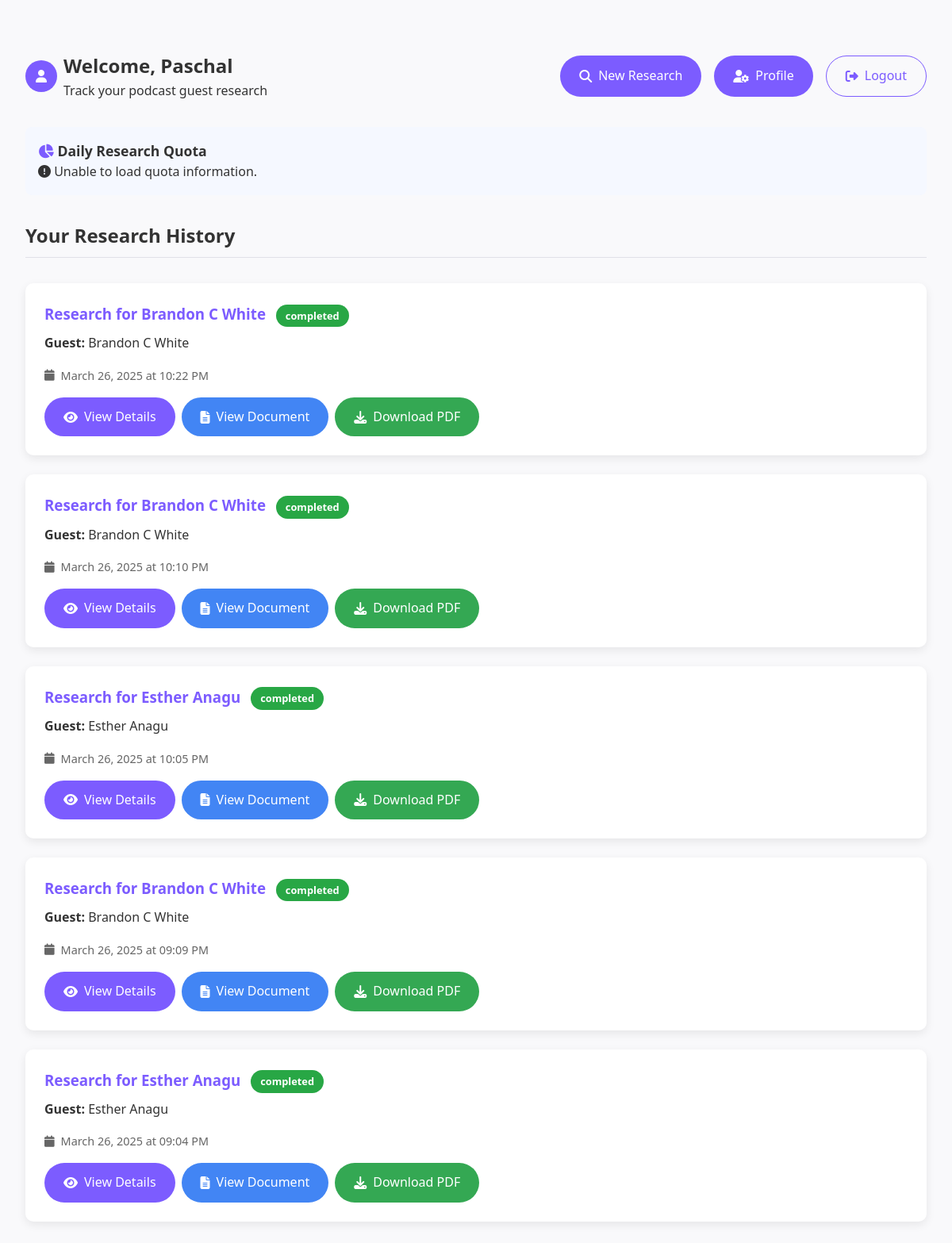
/dashboard (signed in), run on the app's committed database.
### server.py (models this page shows)
class User(db.Model):
    __tablename__ = 'users'  # Explicitly set table name
    id = db.Column(db.Integer, primary_key=True)
    username = db.Column(db.String(80), unique=True, nullable=False)
    email = db.Column(db.String(120), unique=True, nullable=False)
    password_hash = db.Column(db.String(200), nullable=False)
    created_at = db.Column(db.DateTime, default=lambda: datetime.now(timezone.utc))
    researches = db.relationship('Research', backref='user', lazy=True)

class Research(db.Model):
    __tablename__ = 'researches'  # Explicitly set table name
    id = db.Column(db.Integer, primary_key=True)
    session_id = db.Column(db.String(36), unique=True, nullable=False)
    user_id = db.Column(db.Integer, db.ForeignKey('users.id'), nullable=False)  # Updated foreign key
    episode_title = db.Column(db.String(200))
    guest_name = db.Column(db.String(100))
    document_url = db.Column(db.String(500))
    linkedin_url = db.Column(db.String(500))
    twitter_url = db.Column(db.String(500))
    introduction = db.Column(db.Text)
    summary = db.Column(db.Text)
    questions = db.Column(db.Text)
    appearances = db.Column(db.Text)
    status = db.Column(db.String(20), default="pending")  # pending, completed, failed
    created_at = db.Column(db.DateTime, default=lambda: datetime.now(timezone.utc))

### server.py (the view)
@app.route('/dashboard')
@login_required
def dashboard():
    user = User.query.filter_by(username=session['user']).first()
    researches = Research.query.filter_by(user_id=user.id).filter(
        ~Research.episode_title.like('connectivity-test-%')  # Filter out connectivity tests
    ).order_by(Research.created_at.desc()).all()
    return render_template('dashboard.html', researches=researches)

### server.py (called while the page is built)
def login_required(f):
    @wraps(f)
    def decorated_function(*args, **kwargs):
        if 'user' not in session:
            return redirect(url_for('login'))
        return f(*args, **kwargs)
    return decorated_function

### templates/dashboard.html (shortened to what this page needs)
<!DOCTYPE html>
<html lang="en">
<head>
    <link rel="stylesheet" href="{{ url_for('static', filename='css/styles.css') }}">
    <link rel="stylesheet" href="https://cdnjs.cloudflare.com/ajax/libs/font-awesome/6.4.0/css/all.min.css">
</head>
<body>
    <div class="container">
        <div class="dashboard-container">
            <div class="dashboard-header">
                <div class="user-welcome">
                    <div class="user-icon">
                        <i class="fas fa-user"></i>
                    </div>
                    <div>
                        <h2>Welcome, {{ session['user'] }}</h2>
                        <p>Track your podcast guest research</p>
                    </div>
                </div>
                <div class="action-links">
                    <a href="{{ url_for('index') }}" class="action-button">
                        <i class="fas fa-search"></i> New Research
                    </a>
                    <a href="{{ url_for('profile') }}" class="action-button">
                        <i class="fas fa-user-cog"></i> Profile
                    </a>
                    <a href="{{ url_for('logout') }}" class="action-button secondary">
                        <i class="fas fa-sign-out-alt"></i> Logout
                    </a>
                </div>
            </div>
            <div class="quota-info" style="margin-bottom: 2rem; padding: 1rem; background-color: #f5f8ff; border-radius: 8px;">
                <h3 style="margin-top: 0; font-size: 1.1rem;">
                    <i class="fas fa-chart-pie" style="color: var(--primary-color);"></i>
                    Daily Research Quota
                </h3>
                <div id="quota-display">
                </div>
            </div>
            <h2 class="section-title">Your Research History</h2>
            <div class="research-history">
                {% if researches %}
                    {% for research in researches %}
                    <div class="research-card">
                        <h3>
                            {{ research.episode_title }}
                            <span class="status-badge status-{{ research.status }}">{{ research.status }}</span>
                        </h3>
                        {% if research.guest_name %}
                        <p><strong>Guest:</strong> {{ research.guest_name }}</p>
                        {% endif %}
                        <div class="research-meta">
                            <i class="fas fa-calendar"></i>
                            {{ research.created_at.strftime('%B %d, %Y at %I:%M %p') }}
                        </div>
                        <div class="research-actions">
                            <a href="{{ url_for('view_research', research_id=research.id) }}" class="action-button">
                                <i class="fas fa-eye"></i> View Details
                            </a>
                            {% if research.document_url %}
                            <a href="{{ research.document_url }}" target="_blank" class="action-button document-button" style="background-color: #4285F4;">
                                <i class="fas fa-file-alt"></i> View Document
                            </a>
                            {% if research.document_url.find('/d/') > -1 %}
                            {% set doc_id = research.document_url.split('/d/')[1].split('/')[0] %}
                            <a href="https://docs.google.com/document/d/{{ doc_id }}/export?format=pdf" target="_blank" class="action-button download-button" style="background-color: #34A853;">
                                <i class="fas fa-download"></i> Download PDF
                            </a>
                            {% endif %}
                            {% endif %}
                        </div>
                    </div>
                    {% endfor %}
                {% endif %}
            </div>
        </div>
    </div>
</body>
</html>

### static/css/styles.css (style rules this page uses)
:root { --primary-color: #7c5cff; --secondary-color: #5c86ff; --accent-color: #ff5c8d; --text-color: #333; --light-text: #666; --lighter-text: #999; --background-color: #f9f9fb; --card-background: #ffffff; --border-color: #e1e1e8; --success-color: #28a745; --error-color: #dc3545; --warning-color: #ffc107; --box-shadow: 0 4px 12px rgba(0, 0, 0, 0.08); --border-radius: 10px; --transition: all 0.3s ease; }
* { margin: 0; padding: 0; box-sizing: border-box; }
body { font-family: 'Segoe UI', Tahoma, Geneva, Verdana, sans-serif; line-height: 1.6; color: var(--text-color); background-color: var(--background-color); }
.container { max-width: 1200px; margin: 0 auto; padding: 2rem; }

### templates/dashboard.html (style rules this page uses)
.dashboard-container { padding: 2rem 0; }
.dashboard-header { display: flex; justify-content: space-between; align-items: center; margin-bottom: 2rem; }
.user-welcome { display: flex; align-items: center; gap: 0.5rem; }
.user-icon { background: var(--primary-color); color: white; width: 40px; height: 40px; border-radius: 50%; display: flex; align-items: center; justify-content: center; }
.action-links { display: flex; gap: 1rem; }
.action-button { padding: 0.75rem 1.5rem; border-radius: 50px; text-decoration: none; background: var(--primary-color); color: white; display: inline-flex; align-items: center; gap: 0.5rem; }
.action-button.secondary { background: transparent; border: 1px solid var(--primary-color); color: var(--primary-color); }
.research-history { margin-top: 2rem; }
.research-card { background: white; border-radius: 10px; box-shadow: var(--box-shadow); padding: 1.5rem; margin-bottom: 1.5rem; }
.research-card h3 { color: var(--primary-color); margin: 0 0 0.5rem 0; }
.research-meta { color: var(--light-text); font-size: 0.9rem; margin-top: 1rem; display: flex; align-items: center; gap: 0.5rem; }
.section-title { margin-bottom: 1.5rem; color: var(--text-color); border-bottom: 1px solid var(--border-color); padding-bottom: 0.5rem; }
.research-actions { display: flex; flex-wrap: wrap; gap: 0.5rem; margin-top: 1rem; }
.status-badge { display: inline-block; padding: 0.25rem 0.75rem; border-radius: 50px; font-size: 0.8rem; margin-left: 0.5rem; vertical-align: middle; }
.status-completed { background-color: #28a745; color: white; }

### data on the page
User: user "Paschal"
Research: episode_title "Research for Brandon C White", status "completed", guest_name "Brandon C White", created_at "March 26, 2025 at 10:22 PM"
Research: episode_title "Research for Brandon C White", status "completed", guest_name "Brandon C White", created_at "March 26, 2025 at 10:10 PM"
Research: episode_title "Research for Esther Anagu", status "completed", guest_name "Esther Anagu", created_at "March 26, 2025 at 10:05 PM"
Research: episode_title "Research for Brandon C White", status "completed", guest_name "Brandon C White", created_at "March 26, 2025 at 09:09 PM"
Research: episode_title "Research for Esther Anagu", status "completed", guest_name "Esther Anagu", created_at "March 26, 2025 at 09:04 PM"
